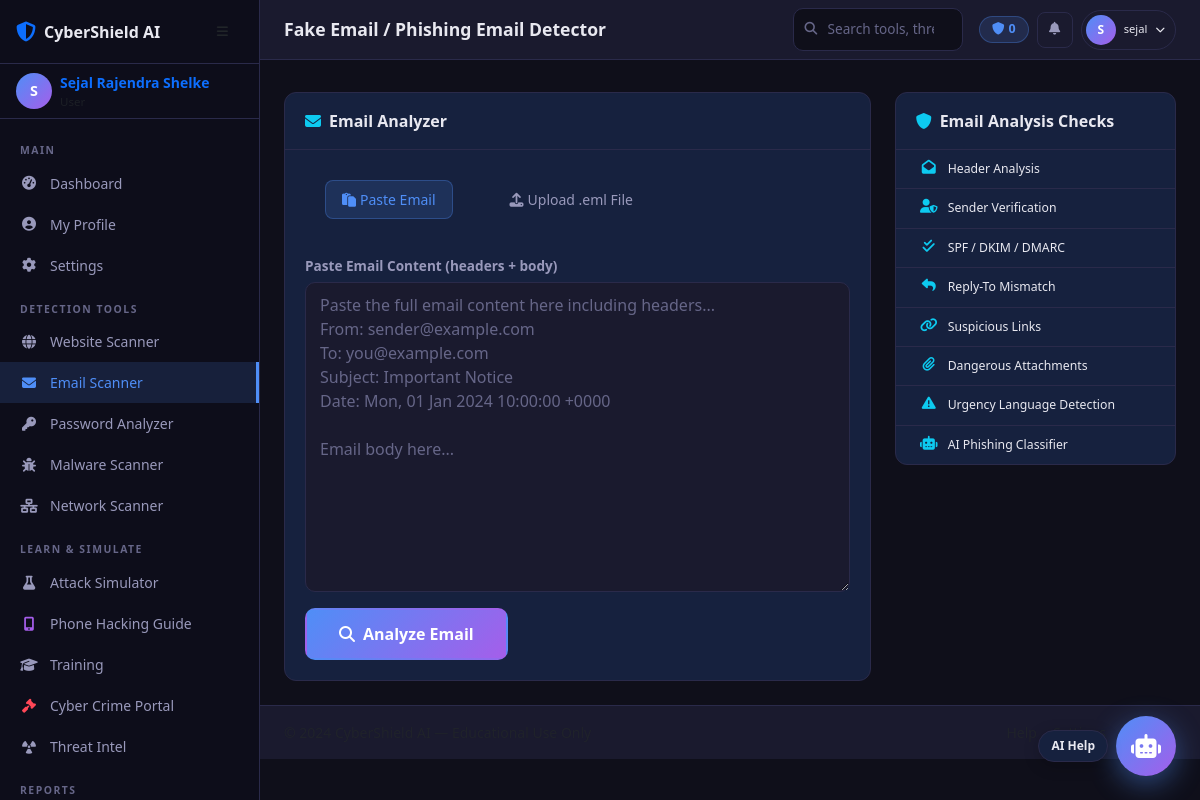
/email/ (signed in), run on the app's committed database.
### models/user.py (models this page shows, shortened)
class User(UserMixin, db.Model):
    __tablename__ = 'users'
    id = db.Column(db.Integer, primary_key=True)
    username = db.Column(db.String(80), unique=True, nullable=False, index=True)
    email = db.Column(db.String(120), unique=True, nullable=False, index=True)
    full_name = db.Column(db.String(150))
    password_hash = db.Column(db.String(256), nullable=False)
    role_id = db.Column(db.Integer, db.ForeignKey('roles.id'), nullable=False)
    is_active = db.Column(db.Boolean, default=True)
    is_verified = db.Column(db.Boolean, default=False)
    otp_secret = db.Column(db.String(32))
    otp_expiry = db.Column(db.DateTime)
    avatar = db.Column(db.String(200), default='default_avatar.png')
    bio = db.Column(db.Text)
    created_at = db.Column(db.DateTime, default=datetime.utcnow)
    last_login = db.Column(db.DateTime)
    login_count = db.Column(db.Integer, default=0)
    cyber_score = db.Column(db.Integer, default=0)
    training_progress = db.Column(db.Integer, default=0)
    scan_history = db.relationship('ScanHistory', backref='user', lazy='dynamic', cascade='all, delete-orphan')
    audit_logs = db.relationship('AuditLog', backref='user', lazy='dynamic', cascade='all, delete-orphan')
    quiz_results = db.relationship('QuizResult', backref='user', lazy='dynamic', cascade='all, delete-orphan')
    certificates = db.relationship('Certificate', backref='user', lazy='dynamic', cascade='all, delete-orphan')
    def is_admin(self):
        return self.role.name == 'admin'

### routes/email.py (the view)
@email_bp.route('/')
@login_required
def index():
    history = ScanHistory.query.filter_by(user_id=current_user.id, scan_type='email')\
        .order_by(ScanHistory.created_at.desc()).limit(20).all()
    return render_template('email/index.html', history=history)

### database.py (called while the page is built)
def init_extensions(app):
    db.init_app(app)
    login_manager.init_app(app)
    mail.init_app(app)
    jwt.init_app(app)
    cors.init_app(app, resources={r"/api/*": {"origins": "*"}})
    login_manager.login_view = 'auth.login'
    login_manager.login_message_category = 'info'
    from models.user import User
    @login_manager.user_loader
    def load_user(user_id):
        return User.query.get(int(user_id))
    @jwt.token_in_blocklist_loader
    def check_if_token_revoked(jwt_header, jwt_payload):
        from models.user import RevokedToken
        jti = jwt_payload['jti']
        return RevokedToken.query.filter_by(jti=jti).first() is not None

### templates/email/index.html (shortened to what this page needs)
{% extends 'base.html' %}
{% block page_title %}Fake Email / Phishing Email Detector{% endblock %}
{% block content %}
<div class="row g-4">
  <div class="col-xl-8">
    <div class="card">
      <div class="card-header">
        <i class="fas fa-envelope me-2 text-info"></i>Email Analyzer
      </div>
      <div class="card-body">
        <ul class="nav nav-pills mb-4" id="emailTabs">
          <li class="nav-item">
            <button class="nav-link active" data-bs-toggle="pill" data-bs-target="#pasteTab">
              <i class="fas fa-paste me-1"></i>Paste Email
            </button>
          </li>
          <li class="nav-item">
            <button class="nav-link" data-bs-toggle="pill" data-bs-target="#uploadTab">
              <i class="fas fa-upload me-1"></i>Upload .eml File
            </button>
          </li>
        </ul>
        <div class="tab-content">
          <div class="tab-pane fade show active" id="pasteTab">
            <form id="emailPasteForm">
              <div class="mb-3">
                <label class="form-label small fw-semibold">Paste Email Content (headers + body)</label>
                <textarea name="email_text" id="emailTextarea" class="form-control" rows="12"
                  placeholder="Paste the full email content here including headers...
From: sender@example.com
To: you@example.com
Subject: Important Notice
Date: Mon, 01 Jan 2024 10:00:00 +0000
Email body here..."></textarea>
              </div>
              <button type="submit" class="btn btn-scan">
                <i class="fas fa-search me-2"></i>Analyze Email
              </button>
            </form>
          </div>
        </div>
      </div>
    </div>
  </div>
  <div class="col-xl-4">
    <div class="card">
      <div class="card-header"><i class="fas fa-shield me-2 text-info"></i>Email Analysis Checks</div>
      <div class="card-body p-0">
        {% for icon, label in [
          ('fa-envelope-open', 'Header Analysis'),
          ('fa-user-shield', 'Sender Verification'),
          ('fa-check-double', 'SPF / DKIM / DMARC'),
          ('fa-reply', 'Reply-To Mismatch'),
          ('fa-link', 'Suspicious Links'),
          ('fa-paperclip', 'Dangerous Attachments'),
          ('fa-exclamation-triangle', 'Urgency Language Detection'),
          ('fa-robot', 'AI Phishing Classifier'),
        ] %}
        <div class="check-item px-4" style="padding:10px 16px">
          <i class="fas {{ icon }} text-info nav-icon"></i>
          <span class="small">{{ label }}</span>
        </div>
        {% endfor %}
      </div>
    </div>
  </div>
</div>
{% endblock %}

### templates/base.html (shortened to what this page needs)
<!DOCTYPE html>
<html lang="en" data-theme="dark">
<head>
  <link rel="stylesheet" href="https://cdnjs.cloudflare.com/ajax/libs/bootstrap/5.3.2/css/bootstrap.min.css">
  <link rel="stylesheet" href="https://cdnjs.cloudflare.com/ajax/libs/font-awesome/6.5.0/css/all.min.css">
  <link rel="stylesheet" href="https://cdnjs.cloudflare.com/ajax/libs/animate.css/4.1.1/animate.min.css">
  <link rel="stylesheet" href="{{ url_for('static', filename='css/main.css') }}">
</head>
<body>
{% if current_user.is_authenticated %}
<aside class="sidebar" id="sidebar" aria-label="Main navigation">
  <div class="sidebar-brand">
    <a href="{{ url_for('dashboard.index') }}" class="d-flex align-items-center text-decoration-none">
      <i class="fas fa-shield-halved fa-lg me-2 text-primary"></i>
      <span class="brand-text fw-bold">CyberShield AI</span>
    </a>
    <button class="btn btn-sm sidebar-toggle ms-auto" id="sidebarToggle" aria-label="Toggle sidebar">
      <i class="fas fa-bars"></i>
    </button>
  </div>
  <div class="sidebar-user px-3 py-2">
    <a href="{{ url_for('auth.profile') }}" class="d-flex align-items-center text-decoration-none sidebar-user-link">
      <div class="user-avatar me-2">
        <span class="avatar-circle">{{ current_user.username[0] | upper }}</span>
      </div>
      <div class="user-info">
        <div class="fw-semibold small text-truncate">{{ current_user.full_name or current_user.username }}</div>
        <div class="text-muted" style="font-size:0.72rem">{{ current_user.role.name | title }}</div>
      </div>
    </a>
  </div>
  <nav class="sidebar-nav mt-2">
    <div class="nav-section-label">MAIN</div>
    <a href="{{ url_for('dashboard.index') }}" class="nav-item {% if request.endpoint and 'dashboard' in request.endpoint %}active{% endif %}" data-bs-toggle="tooltip" data-bs-placement="right" title="Dashboard">
      <i class="fas fa-gauge-high nav-icon"></i><span>Dashboard</span>
    </a>
    <a href="{{ url_for('auth.profile') }}" class="nav-item {% if request.endpoint == 'auth.profile' %}active{% endif %}" data-bs-toggle="tooltip" data-bs-placement="right" title="My Profile">
      <i class="fas fa-user-circle nav-icon"></i><span>My Profile</span>
    </a>
    <a href="{{ url_for('auth.settings') }}" class="nav-item {% if request.endpoint == 'auth.settings' %}active{% endif %}" data-bs-toggle="tooltip" data-bs-placement="right" title="Settings">
      <i class="fas fa-gear nav-icon"></i><span>Settings</span>
    </a>
    <div class="nav-section-label mt-2">DETECTION TOOLS</div>
    <a href="{{ url_for('website.index') }}" class="nav-item {% if request.endpoint and 'website' in request.endpoint %}active{% endif %}">
      <i class="fas fa-globe nav-icon"></i><span>Website Scanner</span>
    </a>
    <a href="{{ url_for('email.index') }}" class="nav-item {% if request.endpoint and 'email' in request.endpoint %}active{% endif %}">
      <i class="fas fa-envelope nav-icon"></i><span>Email Scanner</span>
    </a>
    <a href="{{ url_for('password.index') }}" class="nav-item {% if request.endpoint and 'password' in request.endpoint %}active{% endif %}">
      <i class="fas fa-key nav-icon"></i><span>Password Analyzer</span>
    </a>
    <a href="{{ url_for('malware.index') }}" class="nav-item {% if request.endpoint and 'malware' in request.endpoint %}active{% endif %}">
      <i class="fas fa-bug nav-icon"></i><span>Malware Scanner</span>
    </a>
    <a href="{{ url_for('network.index') }}" class="nav-item {% if request.endpoint and 'network' in request.endpoint %}active{% endif %}">
      <i class="fas fa-network-wired nav-icon"></i><span>Network Scanner</span>
    </a>
    <div class="nav-section-label mt-2">LEARN & SIMULATE</div>
    <a href="{{ url_for('simulation.index') }}" class="nav-item {% if request.endpoint and 'simulation' in request.endpoint and request.endpoint != 'simulation.phone_hacking' %}active{% endif %}">
      <i class="fas fa-flask nav-icon"></i><span>Attack Simulator</span>
    </a>
    <a href="{{ url_for('simulation.phone_hacking') }}" class="nav-item {% if request.endpoint == 'simulation.phone_hacking' %}active{% endif %}">
      <i class="fas fa-mobile-screen-button nav-icon" style="color:var(--accent-purple)"></i><span>Phone Hacking Guide</span>
    </a>
    <a href="{{ url_for('training.index') }}" class="nav-item {% if request.endpoint and 'training' in request.endpoint and request.endpoint != 'training.cybercrime' %}active{% endif %}">
      <i class="fas fa-graduation-cap nav-icon"></i><span>Training</span>
    </a>
    <a href="{{ url_for('training.cybercrime') }}" class="nav-item {% if request.endpoint == 'training.cybercrime' %}active{% endif %}">
      <i class="fas fa-gavel nav-icon" style="color:var(--accent-danger)"></i><span>Cyber Crime Portal</span>
    </a>
    <a href="{{ url_for('threat.index') }}" class="nav-item {% if request.endpoint and 'threat' in request.endpoint %}active{% endif %}">
      <i class="fas fa-radiation nav-icon"></i><span>Threat Intel</span>
    </a>
    <div class="nav-section-label mt-2">REPORTS</div>
  </nav>
</aside>
<div class="main-content" id="mainContent">
{% else %}
<div class="full-page">
{% endif %}
  {% if current_user.is_authenticated %}
  <header class="top-navbar">
    <div class="d-flex align-items-center gap-2 flex-grow-1">
      <div class="navbar-title-group">
        <span class="page-title">{% block page_title %}{% endblock %}</span>
      </div>
    </div>
    <div class="navbar-search d-none d-md-flex">
      <input type="search" id="globalSearch" class="form-control form-control-sm" placeholder="Search tools, threats..." autocomplete="off">
    </div>
    <div class="navbar-actions d-flex align-items-center gap-2">
      <span class="badge cyber-score-badge d-none d-sm-inline-flex" data-bs-toggle="tooltip" title="Your cyber security score">
        <i class="fas fa-shield me-1"></i>{{ current_user.cyber_score }}
      </span>
      <div class="dropdown">
        <button class="btn btn-sm btn-icon position-relative" id="notifBtn" data-bs-toggle="dropdown" aria-expanded="false" aria-label="Notifications">
          <i class="fas fa-bell"></i>
        </button>
      </div>
      <div class="dropdown">
        <button class="btn btn-sm profile-btn" data-bs-toggle="dropdown" aria-expanded="false">
          <span class="avatar-circle sm">{{ current_user.username[0] | upper }}</span>
          <span class="d-none d-md-inline small ms-1">{{ current_user.username }}</span>
          <i class="fas fa-chevron-down ms-1" style="font-size:0.6rem"></i>
        </button>
      </div>
    </div>
  </header>
  {% endif %}
  <div class="flash-container px-4 pt-2" id="flashContainer">
  </div>
  <main class="page-content">
    {% block content %}{% endblock %}
  </main>
  {% if current_user.is_authenticated %}
  <footer class="app-footer">
    <div class="d-flex justify-content-between align-items-center flex-wrap gap-2">
      <span class="small text-muted">© 2024 CyberShield AI — Educational Use Only</span>
      <div class="d-flex gap-3 small">
        <a href="#" class="text-muted text-decoration-none" onclick="CyberShield.openAIChat(); return false;">Help</a>
        <a href="{{ url_for('auth.settings') }}" class="text-muted text-decoration-none">Settings</a>
        <span class="text-muted"><i class="fas fa-circle text-success me-1" style="font-size:0.4rem;vertical-align:middle"></i>Online</span>
      </div>
    </div>
  </footer>
  {% endif %}
</div>
{% if current_user.is_authenticated %}
<div class="ai-chat-widget" id="aiChatWidget">
  <button type="button" class="ai-chat-fab" id="aiChatFab" aria-label="Open AI Assistant" title="AI Assistant">
    <i class="fas fa-robot"></i>
    <span class="ai-chat-fab-label">AI Help</span>
  </button>
</div>
{% endif %}
</body>
</html>

### data on the page
User: username "S", full_name "Sejal Rajendra Shelke", cyber_score "0", username "sejal"

### other printed values
{{ label }} "Header Analysis" "Sender Verification" "SPF / DKIM / DMARC" "Reply-To Mismatch" "Suspicious Links" "Dangerous Attachments" "Urgency Language Detection" "AI Phishing Classifier"
